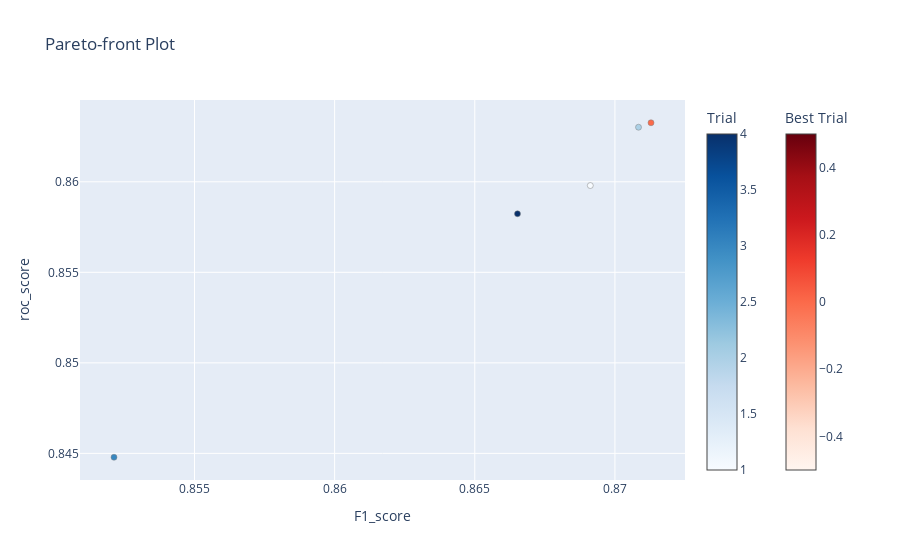

Source (notebook cell):
### Markdown cell above
### Gradient boosting + Optuna

### Code cell
def optuna_gb(trial):
    # set dimensions
    n_estimators = trial.suggest_int('n_estimators', 300, 350, 1)
    max_depth = trial.suggest_int('max_depth', 5, 10, 1)
    min_samples_leaf = trial.suggest_int('min_samples_leaf', 2, 5, 1)
    learning_rate = trial.suggest_float('learning_rate', 0.01, 0.1)
    
    # model creation 
    model = GradientBoostingClassifier(
      n_estimators=n_estimators,
      learning_rate=learning_rate,
      max_depth=max_depth,
      min_samples_leaf=min_samples_leaf,
      random_state=random_seed)
    
    # training
    model.fit(X_train, y_train)
    y_pred = np.round(model.predict_proba(X_test)[:,1])
    F1_score = f1_score(y_test, y_pred)
    roc_score = roc_auc_score(y_test, y_pred)
    
    return F1_score, roc_score

#%%time
sampler = TPESampler(seed=random_seed) # fix random seed

# create study set
study = optuna.create_study(study_name="GBClassifier", directions=["maximize", "maximize"], sampler=sampler)
# try multiple times
study.optimize(optuna_gb, n_trials=5)
clear_output(wait=False)

optuna.visualization.plot_pareto_front(study, target_names=["F1_score", "roc_score"])

### Figure 1 — Plotly figure (JSON) as saved in the notebook; plotly's stock layout.template omitted (floating-point values rounded to 4 significant figures)
{"data": [{"hovertemplate": "%{text}<extra>Trial</extra>", "marker": {"color": [1, 2, 3, 4], "colorbar": {"title": {"text": "Trial"}}, "colorscale": [[0, "rgb(247,251,255)"], [0.125, "rgb(222,235,247)"], [0.25, "rgb(198,219,239)"], [0.375, "rgb(158,202,225)"], [0.5, "rgb(107,174,214)"], [0.625, "rgb(66,146,198)"], [0.75, "rgb(33,113,181)"], [0.875, "rgb(8,81,156)"], [1, "rgb(8,48,107)"]], "line": {"color": "Grey", "width": 0.5}}, "mode": "markers", "showlegend": false, "text": ["{<br>  \"number\": 1,<br>  \"values\": [<br>    0.8691220309645158,<br>    0.8597937080200414<br>  ],<br>  \"params\": {<br>    \"n_estimators\": 307,<br>    \"max_depth\": 5,<br>    \"min_samples_leaf\": 2,<br>    \"learning_rate\": 0.08795585311974417<br>  }<br>}", "{<br>  \"number\": 2,<br>  \"values\": [<br>    0.8708422485897686,<br>    0.8630141502436084<br>  ],<br>  \"params\": {<br>    \"n_estimators\": 330,<br>    \"max_depth\": 9,<br>    \"min_samples_leaf\": 2,<br>    \"learning_rate\": 0.0972918866945795<br>  }<br>}", "{<br>  \"number\": 3,<br>  \"values\": [<br>    0.8521293375394322,<br>    0.8447857787448327<br>  ],<br>  \"params\": {<br>    \"n_estimators\": 342,<br>    \"max_depth\": 6,<br>    \"min_samples_leaf\": 2,<br>    \"learning_rate\": 0.026506405886809047<br>  }<br>}", "{<br>  \"number\": 4,<br>  \"values\": [<br>    0.8665241888478725,<br>    0.8582334945876582<br>  ],<br>  \"params\": {<br>    \"n_estimators\": 315,<br>    \"max_depth\": 8,<br>    \"min_samples_leaf\": 3,<br>    \"learning_rate\": 0.036210622617823776<br>  }<br>}"], "type": "scatter", "x": [0.8691, 0.8708, 0.8521, 0.8665], "y": [0.8598, 0.863, 0.8448, 0.8582]}, {"hovertemplate": "%{text}<extra>Best Trial</extra>", "marker": {"color": [0], "colorbar": {"title": {"text": "Best Trial"}, "x": 1.1, "xpad": 40}, "colorscale": [[0, "rgb(255,245,240)"], [0.125, "rgb(254,224,210)"], [0.25, "rgb(252,187,161)"], [0.375, "rgb(252,146,114)"], [0.5, "rgb(251,106,74)"], [0.625, "rgb(239,59,44)"], [0.75, "rgb(203,24,29)"], [0.875, "rgb(165,15,21)"], [1, "rgb(103,0,13)"]], "line": {"color": "Grey", "width": 0.5}}, "mode": "markers", "showlegend": false, "text": ["{<br>  \"number\": 0,<br>  \"values\": [<br>    0.8712871287128714,<br>    0.8632616048559976<br>  ],<br>  \"params\": {<br>    \"n_estimators\": 319,<br>    \"max_depth\": 10,<br>    \"min_samples_leaf\": 4,<br>    \"learning_rate\": 0.0638792635777333<br>  }<br>}"], "type": "scatter", "x": [0.8713], "y": [0.8633]}], "layout": {"title": {"text": "Pareto-front Plot"}, "xaxis": {"title": {"text": "F1_score"}}, "yaxis": {"title": {"text": "roc_score"}}}}
